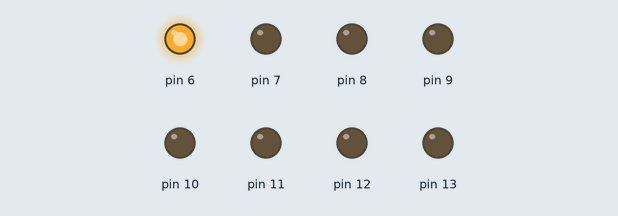
Simulated run of this sketch. Board: Arduino Uno, built with avr-gcc and run on an emulated ATmega328P. Shown: output pins drawn as LEDs (lit = HIGH).

Above: at 0.2 s.
At 1.7 s:
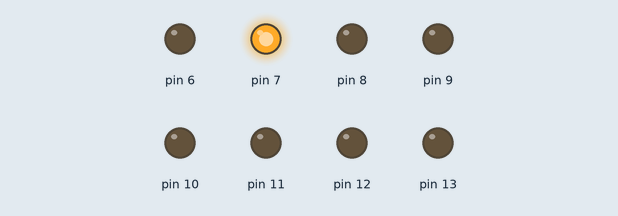
At 3.2 s:
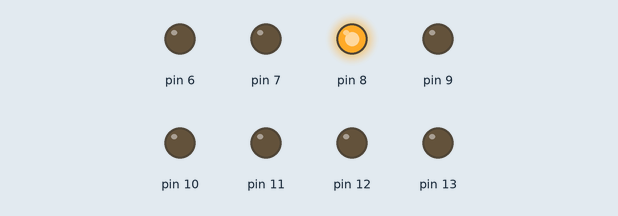
At 7.7 s:
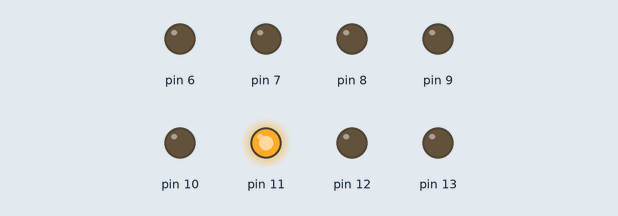
At 10.7 s:
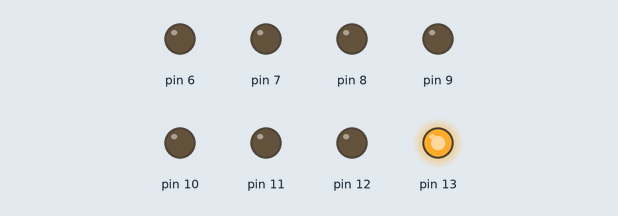
At 14.5 s:
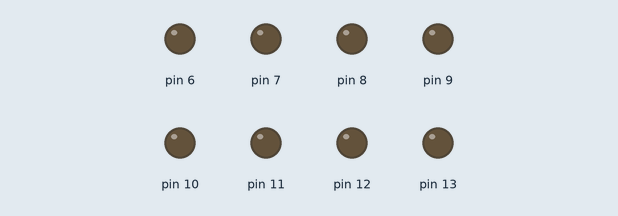
Timing chart, 0 to 15.6 s (numbered marks = the images above):
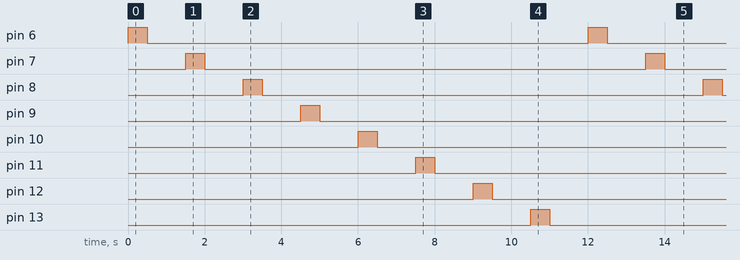

The sketch:

multiple_led_code2.ino
```cpp
int y;
void setup()
{
  pinMode(6,OUTPUT);
  pinMode(7,OUTPUT);
  pinMode(8,OUTPUT);
  pinMode(9,OUTPUT);
  pinMode(10,OUTPUT);
  pinMode(11,OUTPUT);
  pinMode(12,OUTPUT);
  pinMode(13,OUTPUT);
}
void loop()
  {for(y=6;y<=13;y++)
    {
      digitalWrite(y,1);
      delay(500);
      digitalWrite(y,0);
      delay(1000);
    }
  }
```

Measured:
- by itself, pin 6–13: alternates HIGH for 0.50 s and LOW for 11.5 s
- by itself, everything shown: repeats every 12.0 s, in 16 steps
